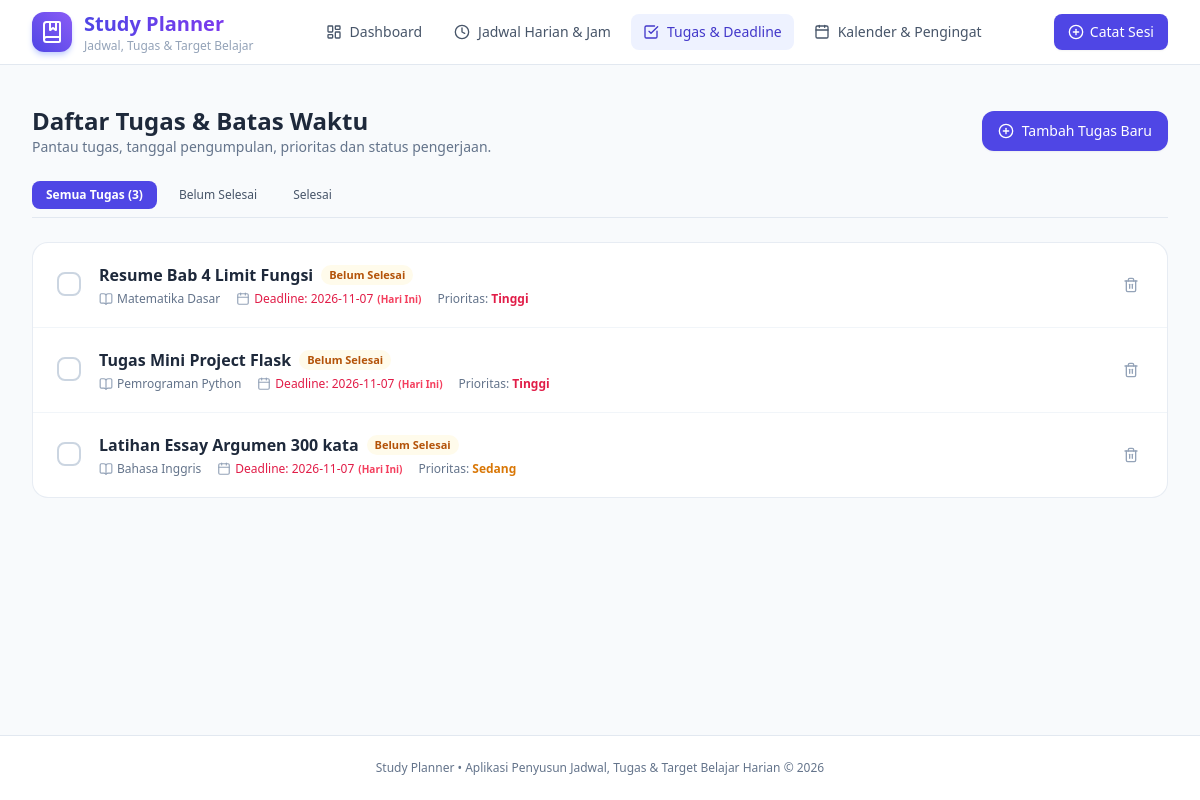
The page /tasks on the database its author committed.
### tables this page shows
CREATE TABLE tasks (
            id INTEGER PRIMARY KEY AUTOINCREMENT,
            title TEXT NOT NULL,
            subject TEXT,
            deadline DATE NOT NULL,
            priority TEXT DEFAULT 'Sedang', -- Rendah, Sedang, Tinggi
            status TEXT DEFAULT 'Belum Selesai', -- Belum Selesai, Selesai
            completed_at TIMESTAMP
        );

### app.py (the view)
@app.route('/tasks')
def tasks():
    conn = get_db()
    cursor = conn.cursor()
    cursor.execute('''
        SELECT * FROM tasks
        ORDER BY CASE status WHEN 'Belum Selesai' THEN 1 ELSE 2 END,
                 deadline ASC
    ''')
    all_tasks = cursor.fetchall()
    conn.close()
    return render_template('tasks.html', tasks=all_tasks, today=date.today().strftime('%Y-%m-%d'))

### database.py (called while the page is built)
def get_db():
    conn = sqlite3.connect(DATABASE)
    conn.row_factory = sqlite3.Row
    return conn

### templates/tasks.html (shortened to what this page needs)
{% extends "base.html" %}
{% block content %}
<div class="space-y-6">
    <div class="flex flex-col sm:flex-row sm:items-center justify-between gap-4">
        <div>
            <h1 class="text-2xl font-bold text-slate-800">Daftar Tugas & Batas Waktu</h1>
            <p class="text-sm text-slate-500">Pantau tugas, tanggal pengumpulan, prioritas dan status pengerjaan.</p>
        </div>
        <button onclick="document.getElementById('modal-add-task-page').classList.remove('hidden')" class="bg-indigo-600 hover:bg-indigo-700 text-white font-medium text-sm px-4 py-2.5 rounded-xl shadow-sm transition flex items-center justify-center space-x-2">
            <i data-lucide="plus-circle" class="w-4 h-4"></i>
            <span>Tambah Tugas Baru</span>
        </button>
    </div>
    <div class="flex space-x-2 border-b border-slate-200 pb-2">
        <button onclick="filterTasks('all')" id="btn-filter-all" class="px-3.5 py-1.5 rounded-lg text-xs font-semibold bg-indigo-600 text-white">Semua Tugas ({{ tasks|length }})</button>
        <button onclick="filterTasks('pending')" id="btn-filter-pending" class="px-3.5 py-1.5 rounded-lg text-xs font-medium text-slate-600 hover:bg-slate-100">Belum Selesai</button>
        <button onclick="filterTasks('done')" id="btn-filter-done" class="px-3.5 py-1.5 rounded-lg text-xs font-medium text-slate-600 hover:bg-slate-100">Selesai</button>
    </div>
    <div class="bg-white rounded-2xl border border-slate-200/80 shadow-xs overflow-hidden">
        <div class="divide-y divide-slate-100">
            {% for t in tasks %}
            <div class="p-4 sm:p-5 flex items-center justify-between gap-4 transition hover:bg-slate-50/70 task-row" data-status="{{ 'done' if t.status == 'Selesai' else 'pending' }}">
                <div class="flex items-center space-x-3.5 min-w-0">
                    <form action="{{ url_for('toggle_task', task_id=t.id) }}" method="POST">
                        <button type="submit" class="shrink-0 p-1">
                            {% if t.status == 'Selesai' %}
                                <div class="w-6 h-6 rounded-lg bg-emerald-500 text-white flex items-center justify-center shadow-xs">
                                    <i data-lucide="check" class="w-4 h-4 stroke-[3]"></i>
                                </div>
                            {% else %}
                                <div class="w-6 h-6 rounded-lg border-2 border-slate-300 hover:border-indigo-600 transition"></div>
                            {% endif %}
                        </button>
                    </form>
                    <div class="min-w-0">
                        <div class="flex items-center space-x-2">
                            <h3 class="text-sm sm:text-base font-bold {{ 'line-through text-slate-400' if t.status == 'Selesai' else 'text-slate-800' }}">
                                {{ t.title }}
                            </h3>
                            {% if t.status == 'Selesai' %}
                                <span class="text-[11px] font-semibold bg-emerald-50 text-emerald-700 px-2 py-0.5 rounded-full">Selesai</span>
                            {% else %}
                                <span class="text-[11px] font-semibold bg-amber-50 text-amber-700 px-2 py-0.5 rounded-full">Belum Selesai</span>
                            {% endif %}
                        </div>
                        <div class="flex flex-wrap items-center gap-x-4 gap-y-1 mt-1 text-xs text-slate-500">
                            {% if t.subject %}
                                <span class="inline-flex items-center">
                                    <i data-lucide="book-open" class="w-3.5 h-3.5 mr-1 text-slate-400"></i>
                                    {{ t.subject }}
                                </span>
                            {% endif %}
                            <span class="inline-flex items-center font-medium {{ 'text-rose-600 font-bold' if t.deadline <= today and t.status != 'Selesai' else '' }}">
                                <i data-lucide="calendar" class="w-3.5 h-3.5 mr-1 text-slate-400"></i>
                                Deadline: {{ t.deadline }}
                                {% if t.deadline < today and t.status != 'Selesai' %}
                                    <span class="ml-1 text-[10px] text-rose-500 font-extrabold">(Terlewat)</span>
                                {% elif t.deadline == today and t.status != 'Selesai' %}
                                    <span class="ml-1 text-[10px] text-rose-500 font-extrabold">(Hari Ini)</span>
                                {% endif %}
                            </span>
                            <span>
                                Prioritas:
                                {% if t.priority == 'Tinggi' %}
                                    <span class="font-bold text-rose-600">Tinggi</span>
                                {% elif t.priority == 'Sedang' %}
                                    <span class="font-semibold text-amber-600">Sedang</span>
                                {% else %}
                                    <span class="text-slate-500">Rendah</span>
                                {% endif %}
                            </span>
                        </div>
                    </div>
                </div>
                <div class="shrink-0 flex items-center space-x-2">
                    <form action="{{ url_for('delete_task', task_id=t.id) }}" method="POST" onsubmit="return confirm('Apakah Anda yakin ingin menghapus tugas ini?');">
                        <button type="submit" class="p-2 text-slate-400 hover:text-rose-600 hover:bg-rose-50 rounded-lg transition" title="Hapus Tugas">
                            <i data-lucide="trash-2" class="w-4 h-4"></i>
                        </button>
                    </form>
                </div>
            </div>
            {% endfor %}
        </div>
    </div>
</div>
{% endblock %}

### templates/base.html (style rules this page uses)
body { font-family: system-ui, -apple-system, BlinkMacSystemFont, 'Segoe UI', Roboto, Oxygen, Ubuntu, Cantarell, sans-serif; }

### rows shown on the page
tasks: title "Resume Bab 4 Limit Fungsi", status "Belum Selesai", subject "Matematika Dasar", deadline "2026-11-07", priority "Tinggi"
tasks: title "Tugas Mini Project Flask", status "Belum Selesai", subject "Pemrograman Python", deadline "2026-11-07", priority "Tinggi"
tasks: title "Latihan Essay Argumen 300 kata", status "Belum Selesai", subject "Bahasa Inggris", deadline "2026-11-07", priority "Sedang"

### other values the page prints
{{ tasks|length }} "3"
